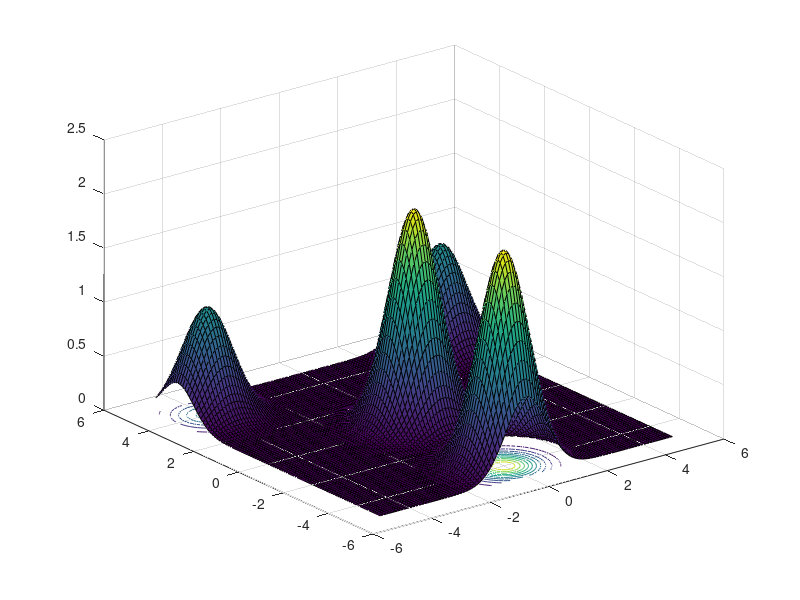
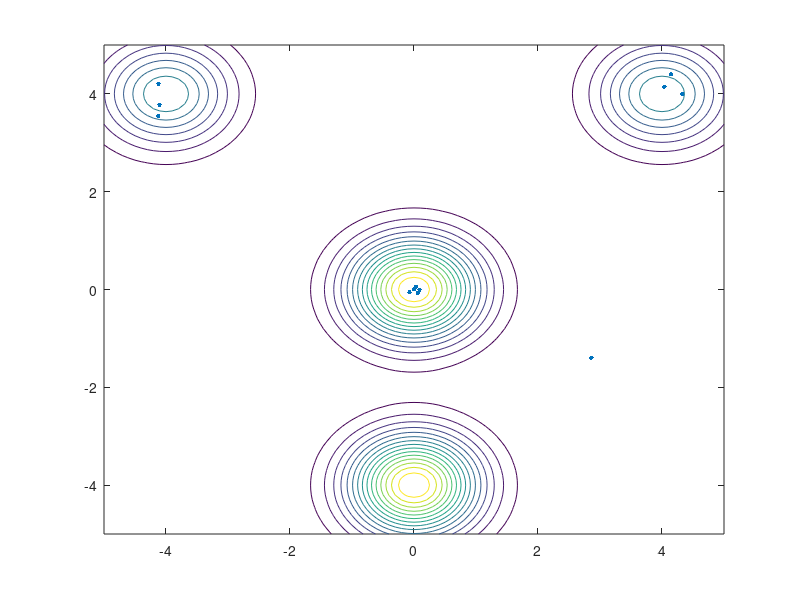

Reproduce these figures in MATLAB, in order.
% ======================================================== % 
% Files of the Matlab programs included in the book:       %
% Xin-She Yang, Nature-Inspired Metaheuristic Algorithms,  %
% Second Edition, Luniver Press, (2010).   www.luniver.com %
% ======================================================== %    

% Firefly Algorithm by X S Yang (Cambridge University)
% Usage: firefly_simple([number_of_fireflies,MaxGeneration])
%  eg:   firefly_simple([12,50]);
function [best]=firefly_simple(instr)
% n=number of fireflies
% MaxGeneration=number of pseudo time steps
if nargin<1,   instr=[12 50];     end
n=instr(1);  MaxGeneration=instr(2);
rand('state',0);  % Reset the random generator
% ------ Four peak functions ---------------------
str1='exp(-(x-4)^2-(y-4)^2)+exp(-(x+4)^2-(y-4)^2)';
str2='+2*exp(-x^2-(y+4)^2)+2*exp(-x^2-y^2)';
funstr=strcat(str1,str2);
% Converting to an inline function
f=vectorize(inline(funstr));
% range=[xmin xmax ymin ymax];
range=[-5 5 -5 5];

% ------------------------------------------------
alpha=0.2;      % Randomness 0--1 (highly random)
gamma=1.0;      % Absorption coefficient
% ------------------------------------------------
% Grid values are used for display only
Ngrid=100;
dx=(range(2)-range(1))/Ngrid;
dy=(range(4)-range(3))/Ngrid;
[x,y]=meshgrid(range(1):dx:range(2),...
               range(3):dy:range(4));
z=f(x,y);
% Display the shape of the objective function
figure(1);    surfc(x,y,z);

% ------------------------------------------------
% generating the initial locations of n fireflies
[xn,yn,Lightn]=init_ffa(n,range);
% Display the paths of fireflies in a figure with
% contours of the function to be optimized
 figure(2);
% Iterations or pseudo time marching
for i=1:MaxGeneration,     %%%%% start iterations
% Show the contours of the function
 contour(x,y,z,15); hold on;
% Evaluate new solutions
zn=f(xn,yn);

% Ranking the fireflies by their light intensity
[Lightn,Index]=sort(zn);
xn=xn(Index); yn=yn(Index);
xo=xn;   yo=yn;    Lighto=Lightn;
% Trace the paths of all roaming  fireflies
plot(xn,yn,'.','markersize',10,'markerfacecolor','g');
% Move all fireflies to the better locations
[xn,yn]=ffa_move(xn,yn,Lightn,xo,yo,Lighto,alpha,gamma,range);
drawnow;
% Use "hold on" to show the paths of fireflies
    hold off;
end   %%%%% end of iterations
best(:,1)=xo'; best(:,2)=yo'; best(:,3)=Lighto';

% ----- All subfunctions are listed here ---------
% The initial locations of n fireflies
function [xn,yn,Lightn]=init_ffa(n,range)
xrange=range(2)-range(1);
yrange=range(4)-range(3);
xn=rand(1,n)*xrange+range(1);
yn=rand(1,n)*yrange+range(3);
Lightn=zeros(size(yn));

% Move all fireflies toward brighter ones
function [xn,yn]=ffa_move(xn,yn,Lightn,xo,yo,...
    Lighto,alpha,gamma,range)
ni=size(yn,2); nj=size(yo,2);
for i=1:ni,
% The attractiveness parameter beta=exp(-gamma*r)
    for j=1:nj,
r=sqrt((xn(i)-xo(j))^2+(yn(i)-yo(j))^2);
if Lightn(i)<Lighto(j), % Brighter and more attractive
beta0=1;     beta=beta0*exp(-gamma*r.^2);
xn(i)=xn(i).*(1-beta)+xo(j).*beta+alpha.*(rand-0.5);
yn(i)=yn(i).*(1-beta)+yo(j).*beta+alpha.*(rand-0.5);
end
    end % end for j
end % end for i
[xn,yn]=findrange(xn,yn,range);

% Make sure the fireflies are within the range
function [xn,yn]=findrange(xn,yn,range)
for i=1:length(yn),
   if xn(i)<=range(1), xn(i)=range(1); end
   if xn(i)>=range(2), xn(i)=range(2); end
   if yn(i)<=range(3), yn(i)=range(3); end
   if yn(i)>=range(4), yn(i)=range(4); end
end
%  ============== end =====================================
